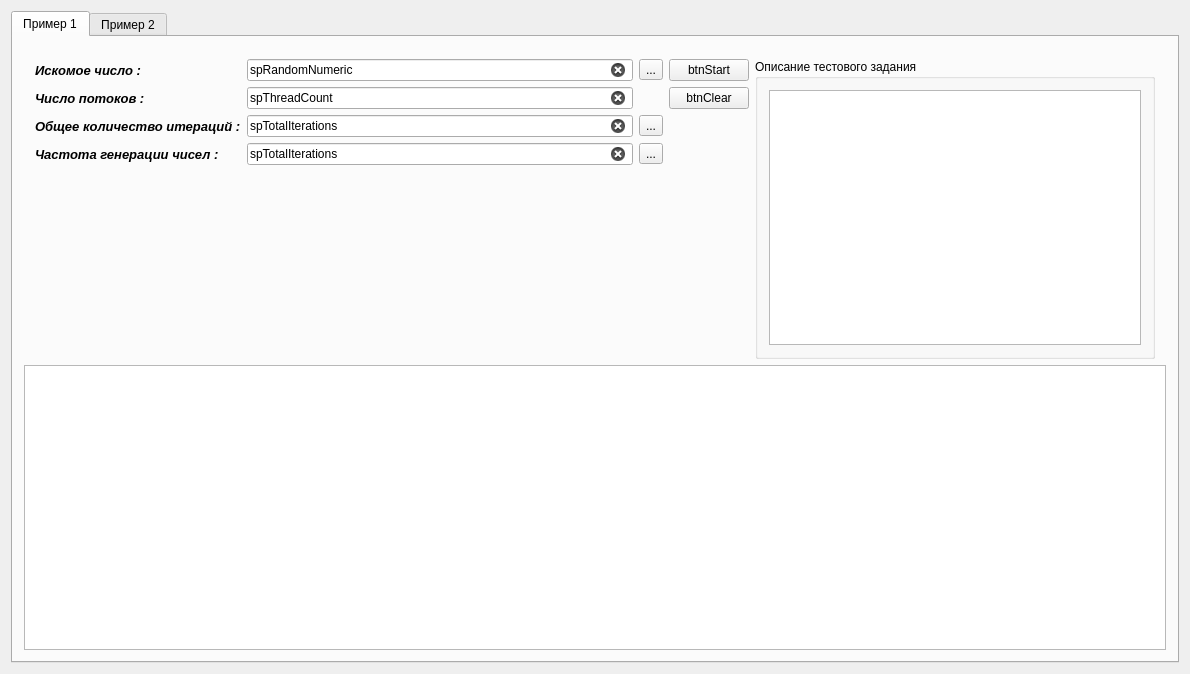
<?xml version="1.0" encoding="UTF-8"?>
<ui version="4.0">
 <class>prExampleMainWindow</class>
 <widget class="QMainWindow" name="prExampleMainWindow">
  <property name="geometry">
   <rect>
    <x>0</x>
    <y>0</y>
    <width>1190</width>
    <height>674</height>
   </rect>
  </property>
  <property name="windowTitle">
   <string>Примеры ПО</string>
  </property>
  <widget class="QWidget" name="centralWidget">
   <layout class="QGridLayout" name="gridLayout">
    <item row="0" column="0">
     <widget class="QTabWidget" name="spTabExamples">
      <property name="currentIndex">
       <number>0</number>
      </property>
      <widget class="QWidget" name="tabExample1">
       <attribute name="title">
        <string>Пример 1</string>
       </attribute>
       <layout class="QGridLayout" name="gridLayout_3">
        <item row="0" column="0">
         <widget class="QFrame" name="spExaple1TopFrame">
          <property name="sizePolicy">
           <sizepolicy hsizetype="Preferred" vsizetype="Fixed">
            <horstretch>0</horstretch>
            <verstretch>0</verstretch>
           </sizepolicy>
          </property>
          <property name="minimumSize">
           <size>
            <width>0</width>
            <height>311</height>
           </size>
          </property>
          <property name="maximumSize">
           <size>
            <width>16777215</width>
            <height>311</height>
           </size>
          </property>
          <property name="frameShape">
           <enum>QFrame::NoFrame</enum>
          </property>
          <property name="frameShadow">
           <enum>QFrame::Raised</enum>
          </property>
          <layout class="QGridLayout" name="gridLayout_4">
           <item row="0" column="0">
            <layout class="QVBoxLayout" name="verticalLayout">
             <property name="sizeConstraint">
              <enum>QLayout::SetFixedSize</enum>
             </property>
             <item>
              <layout class="QGridLayout" name="gridLayout_2">
               <item row="0" column="0">
                <widget class="QLabel" name="label">
                 <property name="font">
                  <font>
                   <pointsize>10</pointsize>
                   <weight>75</weight>
                   <italic>true</italic>
                   <bold>true</bold>
                  </font>
                 </property>
                 <property name="text">
                  <string>Искомое число :</string>
                 </property>
                </widget>
               </item>
               <item row="0" column="1">
                <widget class="QLineEdit" name="spRandomNumeric">
                 <property name="text">
                  <string>spRandomNumeric</string>
                 </property>
                 <property name="clearButtonEnabled">
                  <bool>true</bool>
                 </property>
                </widget>
               </item>
               <item row="0" column="2">
                <widget class="QToolButton" name="toolButton">
                 <property name="toolTip">
                  <string>Автоматическая генерация искомого числа</string>
                 </property>
                 <property name="text">
                  <string>...</string>
                 </property>
                 <property name="icon">
                  <iconset resource="res/resources.qrc">
                   <normaloff>:/icones/icones/msgbox_quest.png</normaloff>:/icones/icones/msgbox_quest.png</iconset>
                 </property>
                </widget>
               </item>
               <item row="0" column="3">
                <widget class="QPushButton" name="btnStart">
                 <property name="text">
                  <string>btnStart</string>
                 </property>
                </widget>
               </item>
               <item row="1" column="0">
                <widget class="QLabel" name="label_2">
                 <property name="font">
                  <font>
                   <pointsize>10</pointsize>
                   <weight>75</weight>
                   <italic>true</italic>
                   <bold>true</bold>
                  </font>
                 </property>
                 <property name="text">
                  <string>Число потоков :</string>
                 </property>
                </widget>
               </item>
               <item row="1" column="1">
                <widget class="QLineEdit" name="spThreadCount">
                 <property name="text">
                  <string>spThreadCount</string>
                 </property>
                 <property name="clearButtonEnabled">
                  <bool>true</bool>
                 </property>
                </widget>
               </item>
               <item row="1" column="3">
                <widget class="QPushButton" name="btnClear">
                 <property name="text">
                  <string>btnClear</string>
                 </property>
                </widget>
               </item>
               <item row="2" column="0">
                <widget class="QLabel" name="label_3">
                 <property name="font">
                  <font>
                   <pointsize>10</pointsize>
                   <weight>75</weight>
                   <italic>true</italic>
                   <bold>true</bold>
                  </font>
                 </property>
                 <property name="text">
                  <string>Общее количество итераций :</string>
                 </property>
                </widget>
               </item>
               <item row="2" column="1">
                <widget class="QLineEdit" name="spTotalIterations">
                 <property name="text">
                  <string>spTotalIterations</string>
                 </property>
                 <property name="clearButtonEnabled">
                  <bool>true</bool>
                 </property>
                </widget>
               </item>
               <item row="2" column="2">
                <widget class="QToolButton" name="btnTotalIterations">
                 <property name="toolTip">
                  <string>Автоматическое определение количества потоков</string>
                 </property>
                 <property name="text">
                  <string>...</string>
                 </property>
                 <property name="icon">
                  <iconset resource="res/resources.qrc">
                   <normaloff>:/icones/icones/msgbox_quest.png</normaloff>:/icones/icones/msgbox_quest.png</iconset>
                 </property>
                </widget>
               </item>
               <item row="3" column="0">
                <widget class="QLabel" name="label_4">
                 <property name="font">
                  <font>
                   <pointsize>10</pointsize>
                   <weight>75</weight>
                   <italic>true</italic>
                   <bold>true</bold>
                  </font>
                 </property>
                 <property name="text">
                  <string>Частота генерации чисел :</string>
                 </property>
                </widget>
               </item>
               <item row="3" column="1">
                <widget class="QLineEdit" name="spGenerationFrequency">
                 <property name="text">
                  <string>spTotalIterations</string>
                 </property>
                 <property name="clearButtonEnabled">
                  <bool>true</bool>
                 </property>
                </widget>
               </item>
               <item row="3" column="2">
                <widget class="QToolButton" name="btnGenerationFrequency">
                 <property name="toolTip">
                  <string>Автоматическое определение количества потоков</string>
                 </property>
                 <property name="text">
                  <string>...</string>
                 </property>
                 <property name="icon">
                  <iconset resource="res/resources.qrc">
                   <normaloff>:/icones/icones/msgbox_quest.png</normaloff>:/icones/icones/msgbox_quest.png</iconset>
                 </property>
                </widget>
               </item>
              </layout>
             </item>
             <item>
              <spacer name="verticalSpacer">
               <property name="orientation">
                <enum>Qt::Vertical</enum>
               </property>
               <property name="sizeHint" stdset="0">
                <size>
                 <width>20</width>
                 <height>40</height>
                </size>
               </property>
              </spacer>
             </item>
            </layout>
           </item>
           <item row="0" column="1">
            <widget class="QGroupBox" name="spGbExample1">
             <property name="sizePolicy">
              <sizepolicy hsizetype="Fixed" vsizetype="Fixed">
               <horstretch>0</horstretch>
               <verstretch>0</verstretch>
              </sizepolicy>
             </property>
             <property name="minimumSize">
              <size>
               <width>400</width>
               <height>300</height>
              </size>
             </property>
             <property name="maximumSize">
              <size>
               <width>400</width>
               <height>300</height>
              </size>
             </property>
             <property name="title">
              <string>Описание тестового задания</string>
             </property>
             <layout class="QHBoxLayout" name="horizontalLayout">
              <item>
               <widget class="QPlainTextEdit" name="plainTextEdit">
                <property name="maximumSize">
                 <size>
                  <width>374</width>
                  <height>264</height>
                 </size>
                </property>
               </widget>
              </item>
             </layout>
            </widget>
           </item>
          </layout>
         </widget>
        </item>
        <item row="1" column="0">
         <widget class="QTableView" name="spExample1Log">
          <property name="sizePolicy">
           <sizepolicy hsizetype="Expanding" vsizetype="Expanding">
            <horstretch>0</horstretch>
            <verstretch>0</verstretch>
           </sizepolicy>
          </property>
         </widget>
        </item>
       </layout>
      </widget>
      <widget class="QWidget" name="tabExample2">
       <property name="enabled">
        <bool>true</bool>
       </property>
       <attribute name="title">
        <string>Пример 2</string>
       </attribute>
      </widget>
     </widget>
    </item>
   </layout>
  </widget>
 </widget>
 <layoutdefault spacing="6" margin="11"/>
 <resources>
  <include location="res/resources.qrc"/>
 </resources>
 <connections/>
</ui>
